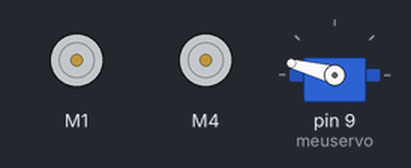
Simulated run of this sketch. Board: Arduino Uno, built with avr-gcc and run on an emulated ATmega328P. On the bench: 2 × DC motor (green arrow = forward, orange = backward, longer = faster), servo.

Above: at 0.05 s.
At 0.2 s:
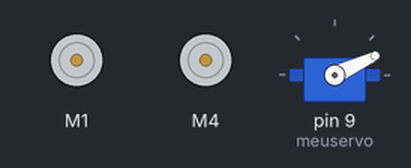
Timing chart, 0 to 3.0 s (numbered marks = the images above):
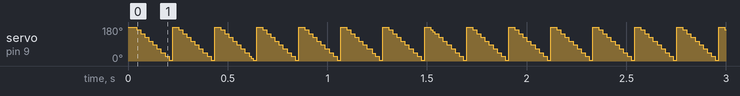

The sketch:

corridaMaluca.ino
```cpp
//Modifique o código conforme o número de motores que você vai usar
//Salve a biblioteca AFMotor na pasta "libraries" do Arduino

//Inclui a biblioteca AFMotor

#include "Servo.h" // Inclui a Biblioteca Servo.h

Servo meuservo; // Cria o objeto servo para programação
int angulo = 0; // Ajusta o ângulo inicial do Servo

#include <AFMotor.h>

  AF_DCMotor motor1(1); // Motor conectado à M1
  //AF_DCMotor motor2(2); // Motor conectado à M2
//AF_DCMotor motor3(3); // Motor conectado à M3
  AF_DCMotor motor4(4); // Motor conectado à M4

void setup()
{
  //Define a velocidade máxima para os motores
    motor1.setSpeed(255);
  //motor2.setSpeed(255);
  //motor3.setSpeed(255);
    motor4.setSpeed(255);
    meuservo.attach(9); // Declara o pino do servo

}

void loop()
{

  for (angulo = 0; angulo < 180; angulo += 1) { // Comando que muda a posição do servo de 0 para 180°
  meuservo.write(angulo); // Comando para angulo específico
  }
  delay(15);

  for (angulo = 180; angulo >= 1; angulo -= 5) { // Comando que muda a posição do servo de 180 para 0°
meuservo.write(angulo); // Comando para angulo específico
delay(5);
}

 /*
  //Aciona os motores no sentido horário
  motor1.run(FORWARD);
  //  motor2.run(FORWARD);
  //motor3.run(FORWARD);
  motor4.run(FORWARD);

  delay(5000); // Aguarda 5 segundos

  //Desliga os Motores
  motor1.run(RELEASE);
  //  motor2.run(RELEASE);
  //motor3.run(RELEASE);
  motor4.run(RELEASE);


  //Aciona os motores no sentido anti-horário
  motor1.run(BACKWARD);
  //  motor2.run(BACKWARD);
  //motor3.run(BACKWARD);
  motor4.run(BACKWARD);

  // Aguarda 3 segundos
  delay(3000);

 // Desliga os motores
 motor1.run(RELEASE);
  // motor2.run(RELEASE);
 //motor3.run(RELEASE);
 motor4.run(RELEASE);

 */
}
```
